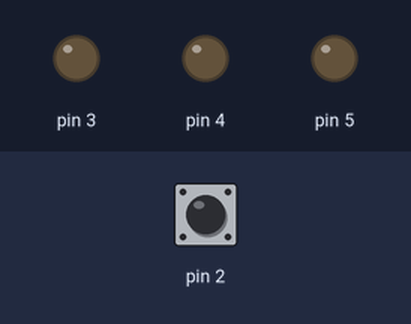
A sketch run on a simulated Arduino Uno, built with avr-gcc and run on an emulated ATmega328P. Shown: output pins drawn as LEDs (lit = HIGH). The inputs (shaded band) are chosen by the test bench; at power-on: pin 2 HIGH.

Above: at 0.5 s.
At 15.2 s:
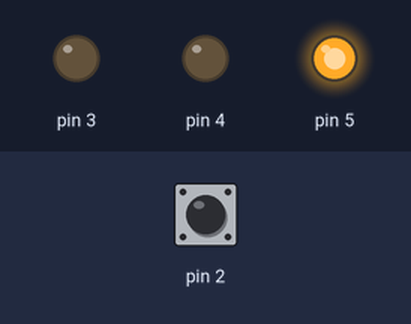
At 25.7 s:
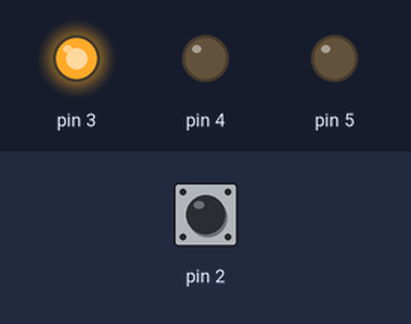
At 28.3 s:
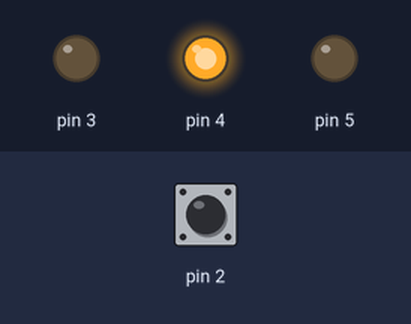
Timing chart, 0 to 32.8 s (numbered marks = the images above):
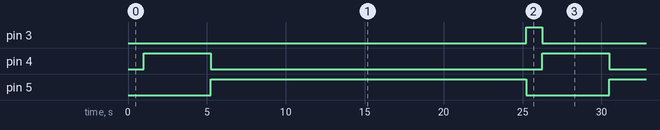

Measured:
- by itself, pin 3: alternates HIGH for 1.0 s and LOW for 24.3 s
- by itself, pin 4: alternates HIGH for 4.3 s and LOW for 21.0 s
- by itself, pin 5: alternates HIGH for 20.0 s and LOW for 5.3 s

The sketch:

traffic_stop.ino
```cpp
int switchState = 0;
void setup() {
  pinMode(3, OUTPUT);
  pinMode(4, OUTPUT);
  pinMode(5, OUTPUT);
  pinMode(2, INPUT);

}

void loop() {
  switchState = digitalRead(2);
  if(switchState == LOW) //button is not pressed
  {
    digitalWrite(3,HIGH);
    digitalWrite(4,LOW);
    digitalWrite(5,LOW);
  }
  else // button is pressed
  {
    delay(1000);

    digitalWrite(3,LOW);
    digitalWrite(4,HIGH);
    digitalWrite(5,LOW);

    delay(4250);


    digitalWrite(3,LOW);
    digitalWrite(4,LOW);
    digitalWrite(5,HIGH);

    delay(20000);

    digitalWrite(3,HIGH);
    digitalWrite(4,LOW);
    digitalWrite(5,LOW);

  }

}
```
